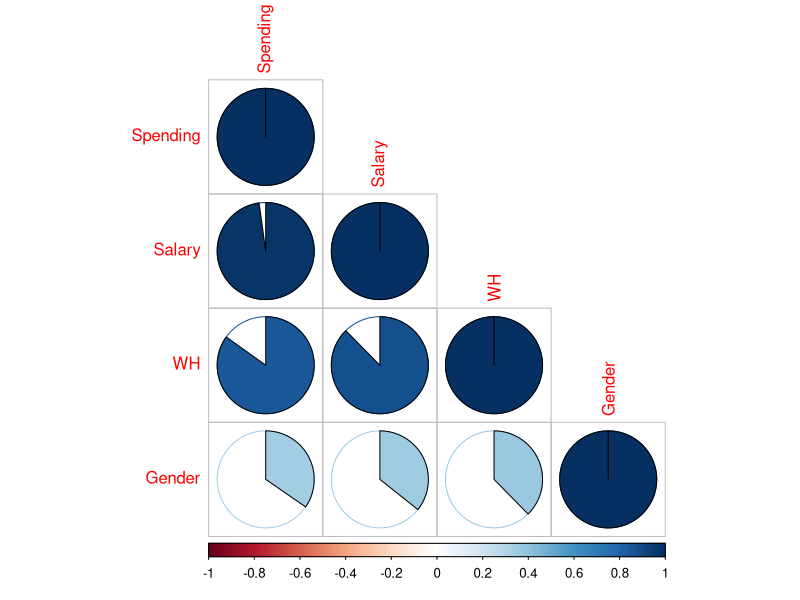
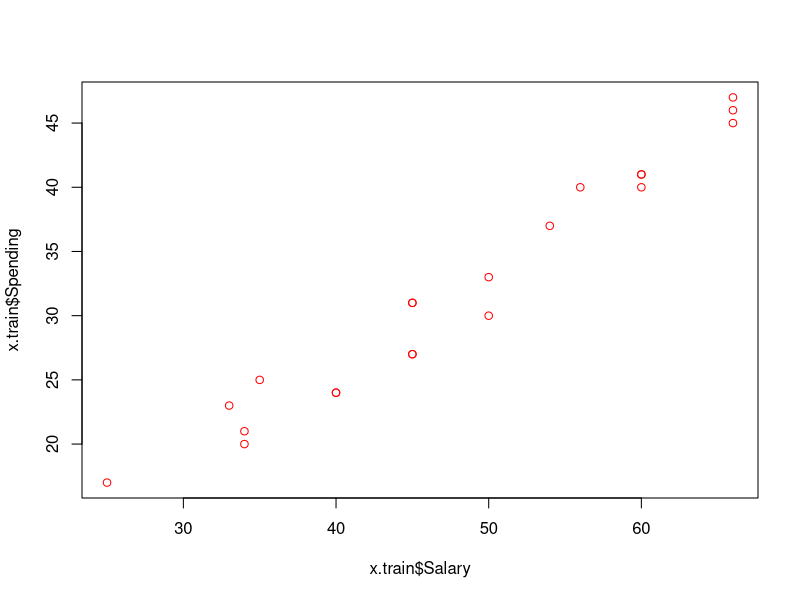
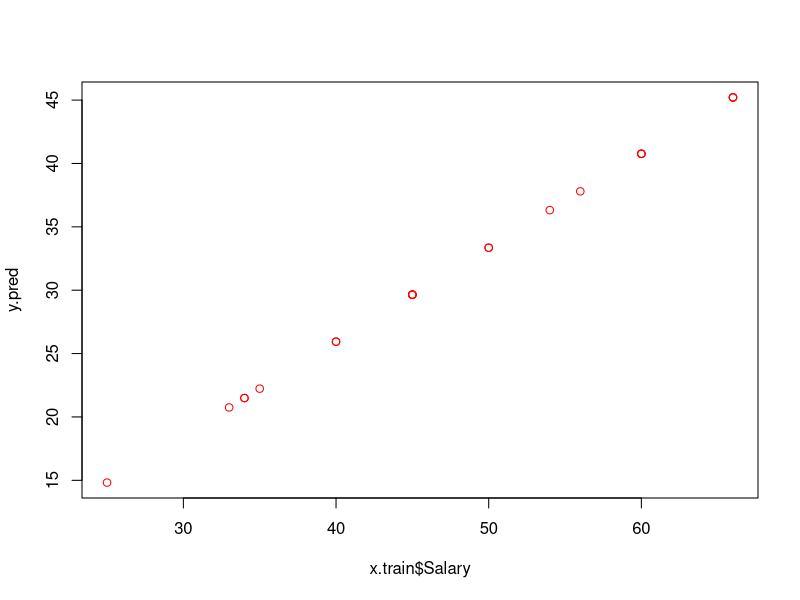

Generate these figures, in order, with R:

#Supervised Learning methods
#1.Regression and Prediction############################

x=read.csv("employee.csv")
View(x)
names(x)

dim(x)

##Probem: we want to predict Employee's Spending using a vector of 
#relevant predictors X, such as Salary, Gender, Working Hrs, etc.


#Step 1: check their correlation 
x.sub=data.frame(x$Spending, x$Salary, x$WrH, x$GenCode)
head(x.sub)
names(x.sub)=c("Spending", "Salary", "WH", "Gender")
View(x.sub)

x.cor=cor(x.sub)   #correlation matrix
x.cor

library(corrplot)

corrplot(x.cor, method = "pie", 
         type="lower")


##Step 2: split the dataset into training and test 

nrow(x)
0.7*30

s=sample(nrow(x), 21)
s
x.train=x[s,]
View(x.train)

x.test=x[-s,]
View(x.test)


#Step 3: Construct the prediction models using x.train 
#Step 3.1. Model 0
#Regression and Prediction
names(x.train)
#Predict Spending using Salary
cor(x.train$Spending, x.train$Salary)
plot(x.train$Salary, x.train$Spending, 
     col='red')

#Model0
#Y=Spending
#X=Salary

lm0=lm(Spending~Salary, data = x.train)

#Generat the predicted values for Spending using the model
y.pred=lm0$fitted.values   #we made predictions 
y.pred

plot(x.train$Salary, y.pred, 
     col='red')



all.y=data.frame(x.train$Spending, y.pred)
View(all.y)


#use the model to predict Spending using Salary in the test dataset
#We expose our lm0 to NEW DATA and see how it does?

lm0.test=predict(lm0, x.test)
lm0.test  #these are the predicted spendings of the 9 objects in the test dataset using lm0, the model we have constructed earlier using trainin dataset


y.test=data.frame(x.test$Spending, lm0.test,x.test$Spending-lm0.test)
View(y.test)

sum(y.test$x.test.Spending...lm0.test)
###########################
##Sum of Squared Error

SSE0=sum((x.test$Spending- lm0.test)^2)
SSE0   #

#Step 4: WrHr
#Add another variable

lm1=lm(Spending~Salary+WrH, data = x.train)

lm1.test=predict(lm1, x.test)
lm1.test
SSE1=sum((x.test$Spending- lm1.test)^2)
SSE1  #


##Model 2
#Add another predictor: Gender

lm2=lm(Spending~Salary+WrH+GenCode, data = x.train)
lm2.test=predict(lm2, x.test)
lm2.test
SSE2=sum((x.test$Spending- lm2.test)^2)
SSE2  #

#Step 5: Make a decision which model to go for?
#choose the best Model Based on SSE
#Hence Model0

#Model0:lm0 we use Salary to predict spending

#Next, make predictions using model 0
##Make prediction with the model
View(x)
# New employees are introduced 
#Spending of these three new employees are NOT observed
new.emp=data.frame(Salary = c(34, 50, 30))
names(new.emp)="Salary"
new.emp
pspending.new.empl=predict(lm0,new.emp)
pspending.new.empl

##the new epm spends about 21600

#Y the amount of purchase one makes when they visit an online shop
#X the time the spend on the website, Location, how many time per week they visit
